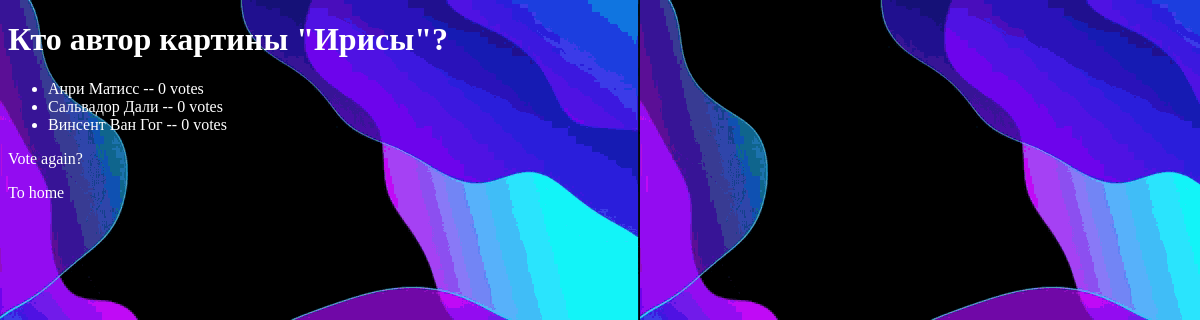
The app's page /2/results/ with its own data.
### polls/models.py (models this page shows, shortened)
class Question(models.Model):
    question_text = models.CharField('Question', max_length=200)
    pub_date = models.DateTimeField('Date publication')

class Choice(models.Model):
    question = models.ForeignKey(Question, on_delete=models.CASCADE)
    choice_text = models.CharField(max_length=200)
    votes = models.IntegerField(default=0)

### polls/views.py (the view)
# urls.py: path('<int:pk>/results/', views.ResultsView.as_view(), name='results'),
class ResultsView(generic.DetailView):
    model = Question
    template_name = 'polls/results.html'

### templates/polls/results.html (shortened to what this page needs)
{% load static %}
<!DOCTYPE html>
<html lang="en">
<head>
    <link rel="stylesheet" type="text/css" href="{% static 'style.css' %}">
</head>
<body>
    <h1>{{ question.question_text }}</h1>
    <ul>
        {% for choice in question.choice_set.all %}
            <li>{{ choice.choice_text }} -- {{ choice.votes }} vote{{ choice.votes|pluralize }}</li>
        {% endfor %}
    </ul>
    <a href="{% url 'detail' question.id %}">Vote again?</a>
    <p><a href="{% url 'index' %}">To home</a></p>
</body>
</html>

### static/style.css (style rules this page uses)
body { background-image: url('/static/images/bg.gif'); }
a, li, h1, form { color: white; text-decoration: none; }

### records on screen
Question: question_text "Кто автор картины \"Ирисы\"?"
Choice: choice_text "Анри Матисс", votes "0"
Choice: choice_text "Сальвадор Дали", votes "0"
Choice: choice_text "Винсент Ван Гог", votes "0"
